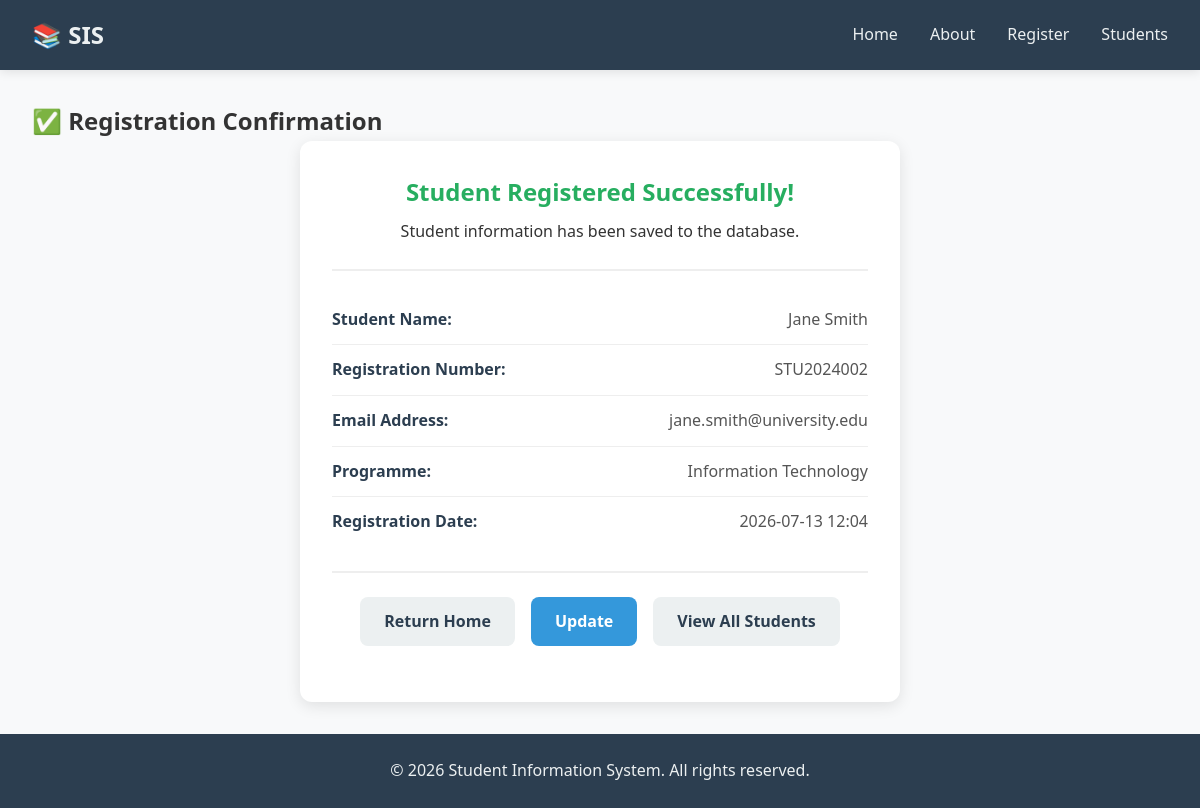
Page /student/Jane Smith on the committed database.
### models.py (models this page shows, shortened)
class Student(db.Model):
    __tablename__ = 'students'
    id = db.Column(db.Integer, primary_key=True)
    student_name = db.Column(db.String(100), nullable=False)
    registration_number = db.Column(db.String(50), unique=True, nullable=False)
    email = db.Column(db.String(100), unique=True, nullable=False)
    programme = db.Column(db.String(100), nullable=False)
    registration_date = db.Column(db.DateTime, default=lambda: datetime.now(timezone.utc))
    is_active = db.Column(db.Boolean, default=True)

### app.py (the view)
@app.route('/student/<name>')
def student_profile(name):
    students = get_student_by_name(name)
    if students:
        return render_template('confirmation.html', student=students[0])
    else:
        flash('Student not found!', 'error')
        return redirect(url_for('register'))

### database.py (called while the page is built)
def get_student_by_name(name):
    return Student.query.filter(
        Student.student_name.contains(name),
        Student.is_active == True
    ).all()

### templates/confirmation.html (shortened to what this page needs)
{% extends "base.html" %}
{% block content %}
    <section class="confirmation-page">
        <h2>✅ Registration Confirmation</h2>
        <div class="confirmation-card">
            <div class="confirmation-header">
                <h3>Student Registered Successfully!</h3>
                <p>Student information has been saved to the database.</p>
            </div>
            <div class="student-details">
                <div class="detail-item">
                    <span class="detail-label">Student Name:</span>
                    <span class="detail-value">{{ student.student_name }}</span>
                </div>
                <div class="detail-item">
                    <span class="detail-label">Registration Number:</span>
                    <span class="detail-value">{{ student.registration_number }}</span>
                </div>
                <div class="detail-item">
                    <span class="detail-label">Email Address:</span>
                    <span class="detail-value">{{ student.email }}</span>
                </div>
                <div class="detail-item">
                    <span class="detail-label">Programme:</span>
                    <span class="detail-value">{{ student.programme }}</span>
                </div>
                <div class="detail-item">
                    <span class="detail-label">Registration Date:</span>
                    <span class="detail-value">{{ student.registration_date.strftime('%Y-%m-%d %H:%M') }}</span>
                </div>
            </div>
            <div class="confirmation-actions">
                <a href="{{ url_for('home') }}" class="btn btn-secondary">Return Home</a>
                <a href="{{ url_for('update_student', student_id=student.id) }}" class="btn btn-primary">Update</a>
                <a href="{{ url_for('students_list') }}" class="btn btn-secondary">View All Students</a>
            </div>
        </div>
    </section>
{% endblock %}

### static/style.css (style rules this page uses)
* { margin: 0; padding: 0; box-sizing: border-box; }
body { font-family: 'Segoe UI', Tahoma, Geneva, Verdana, sans-serif; line-height: 1.6; color: #333; background-color: #f8f9fa; min-height: 100vh; display: flex; flex-direction: column; }
.btn { display: inline-block; padding: 0.75rem 1.5rem; border: none; border-radius: 8px; font-size: 1rem; font-weight: 600; cursor: pointer; text-decoration: none; transition: background-color 0.3s ease, transform 0.2s ease; }
.btn-primary { background-color: #3498db; color: white; }
.btn-secondary { background-color: #ecf0f1; color: #2c3e50; }
.confirmation-card { background: white; padding: 2rem; border-radius: 12px; box-shadow: 0 4px 15px rgba(0, 0, 0, 0.1); max-width: 600px; margin: 0 auto; }
.confirmation-header { text-align: center; padding-bottom: 1.5rem; border-bottom: 2px solid #eee; margin-bottom: 1.5rem; }
.confirmation-header h3 { color: #27ae60; font-size: 1.5rem; margin-bottom: 0.5rem; }
.student-details { margin: 1.5rem 0; }
.detail-item { display: flex; justify-content: space-between; padding: 0.75rem 0; border-bottom: 1px solid #eee; }
.detail-item:last-child { border-bottom: none; }
.detail-label { font-weight: 600; color: #2c3e50; }
.detail-value { color: #555; }
.confirmation-actions { display: flex; gap: 1rem; justify-content: center; flex-wrap: wrap; margin: 1.5rem 0; padding-top: 1.5rem; border-top: 2px solid #eee; }

### rows in the picture
Student: student_name "Jane Smith", registration_number "STU2024002", email "jane.smith@university.edu", programme "Information Technology", registration_date "2026-07-13 12:04"
